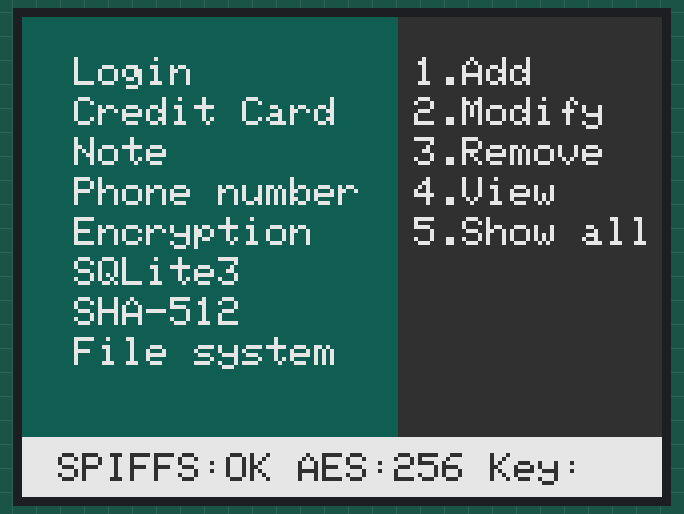
This sketch was run on a simulated ESP8266 (Wemos D1 mini). Shown: 320×240 colour display.

Above: at 0.4 s.

The sketch:

ESP8266_ILI9341_Menu.ino
```cpp
// (licence header left out)
//https://thesolaruniverse.wordpress.com/2021/05/02/wiring-an-ili9341-spi-tft-display-with-esp8266-based-microcontroller-boards-nodemcu-and-wemos-d1-mini/

// pins: TFT SPI ILI9341 to ESP8266 NodeMCU
// VCC       ------------     VCC  - note- wemos - 5V
// GND       ------------     GND
// CS        ------------     D2
// RST       ------------     D3
// D/C       ------------     D4
// MOSI      ------------     D7
// SCK       ------------     D5
// BL        ------------     VCC - wnote - emos 5V

#include <Adafruit_GFX.h>                                                    // include Adafruit graphics library
#include <Adafruit_ILI9341.h>                                                // include Adafruit ILI9341 TFT library
#define TFT_CS    D2                                                         // TFT CS  pin is connected to NodeMCU pin D2
#define TFT_RST   D3                                                         // TFT RST pin is connected to NodeMCU pin D3
#define TFT_DC    D4                                                         // TFT DC  pin is connected to NodeMCU pin D4
                                                                             // SCK (CLK) ---> NodeMCU pin D5 (GPIO14)
                                                                             // MOSI(DIN) ---> NodeMCU pin D7 (GPIO13)

Adafruit_ILI9341 tft = Adafruit_ILI9341(TFT_CS, TFT_DC, TFT_RST);

void show_main_menu(){
   tft.fillScreen(0x12ea);
   clear_right_side();
   tft.setTextColor(0xe73c, 0x12ea);
   tft.setTextSize(2);
   tft.setCursor(26,20);
   tft.print("Login");
   tft.setCursor(26,40);
   tft.print("Credit Card");
   tft.setCursor(26,60);
   tft.print("Note");
   tft.setCursor(26,80);
   tft.print("Phone number");
   tft.setCursor(26,100);
   tft.print("Encryption");
   tft.setCursor(26,120);
   tft.print("SQLite3");
   tft.setCursor(26,140);
   tft.print("SHA-512");
   tft.setCursor(26,160);
   tft.print("File system");
   show_state();
}

void show_state(){
   tft.fillRect(0, 210, 320, 240, 0xe73c);
   tft.setTextColor(0x3186, 0xe73c);
   tft.setTextSize(2);
   tft.setCursor(18,218);
   tft.print("SPIFFS:OK AES:256 Key:");
}

void last_pressed_key(){
   tft.setCursor(280,218);
   tft.print("7F");
}

void clear_right_side(){
   tft.fillRect(188, 0, 320, 210, 0x3186);
}

void disp_login_menu(){
   tft.setTextColor(0xe73c, 0x3186);
   tft.setTextSize(2);
   tft.setCursor(196, 20);
   tft.print("1.Add");
   tft.setCursor(196, 40);
   tft.print("2.Modify");
   tft.setCursor(196, 60);
   tft.print("3.Remove");
   tft.setCursor(196, 80);
   tft.print("4.View");
   tft.setCursor(196, 100);
   tft.print("5.Show all");

}

void setup() {
   tft.begin();
   tft.setRotation(1);
   show_main_menu();
   show_state();
   disp_login_menu();
}
void loop(){

}
```
